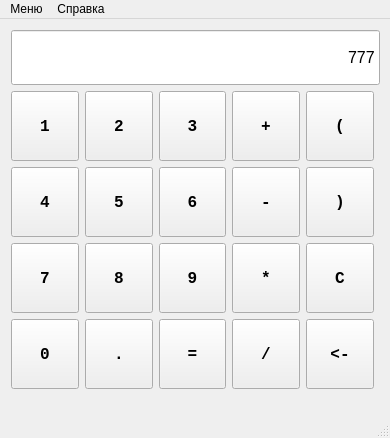
<?xml version="1.0" encoding="UTF-8"?>
<ui version="4.0">
 <class>UberCalculator</class>
 <widget class="QMainWindow" name="UberCalculator">
  <property name="geometry">
   <rect>
    <x>0</x>
    <y>0</y>
    <width>390</width>
    <height>438</height>
   </rect>
  </property>
  <property name="minimumSize">
   <size>
    <width>381</width>
    <height>380</height>
   </size>
  </property>
  <property name="windowTitle">
   <string>UberCalculator</string>
  </property>
  <widget class="QWidget" name="centralWidget">
   <widget class="QWidget" name="mainPanel" native="true">
    <property name="geometry">
     <rect>
      <x>0</x>
      <y>0</y>
      <width>391</width>
      <height>381</height>
     </rect>
    </property>
    <property name="minimumSize">
     <size>
      <width>380</width>
      <height>281</height>
     </size>
    </property>
    <layout class="QGridLayout" name="mainWidget">
     <property name="sizeConstraint">
      <enum>QLayout::SetMinAndMaxSize</enum>
     </property>
     <item row="1" column="3">
      <widget class="QPushButton" name="pushButton_addition">
       <property name="sizePolicy">
        <sizepolicy hsizetype="Minimum" vsizetype="Minimum">
         <horstretch>35</horstretch>
         <verstretch>55</verstretch>
        </sizepolicy>
       </property>
       <property name="minimumSize">
        <size>
         <width>35</width>
         <height>55</height>
        </size>
       </property>
       <property name="baseSize">
        <size>
         <width>35</width>
         <height>55</height>
        </size>
       </property>
       <property name="font">
        <font>
         <family>Courier New</family>
         <pointsize>12</pointsize>
         <weight>75</weight>
         <italic>false</italic>
         <bold>true</bold>
         <underline>false</underline>
         <strikeout>false</strikeout>
        </font>
       </property>
       <property name="text">
        <string>+</string>
       </property>
       <property name="autoDefault">
        <bool>false</bool>
       </property>
       <property name="default">
        <bool>false</bool>
       </property>
       <property name="flat">
        <bool>false</bool>
       </property>
      </widget>
     </item>
     <item row="3" column="3">
      <widget class="QPushButton" name="pushButton_multiplication">
       <property name="sizePolicy">
        <sizepolicy hsizetype="Minimum" vsizetype="Minimum">
         <horstretch>35</horstretch>
         <verstretch>55</verstretch>
        </sizepolicy>
       </property>
       <property name="minimumSize">
        <size>
         <width>35</width>
         <height>55</height>
        </size>
       </property>
       <property name="baseSize">
        <size>
         <width>35</width>
         <height>55</height>
        </size>
       </property>
       <property name="font">
        <font>
         <family>Courier New</family>
         <pointsize>12</pointsize>
         <weight>75</weight>
         <italic>false</italic>
         <bold>true</bold>
         <underline>false</underline>
         <strikeout>false</strikeout>
        </font>
       </property>
       <property name="text">
        <string>*</string>
       </property>
       <property name="autoDefault">
        <bool>false</bool>
       </property>
       <property name="default">
        <bool>false</bool>
       </property>
       <property name="flat">
        <bool>false</bool>
       </property>
      </widget>
     </item>
     <item row="4" column="3">
      <widget class="QPushButton" name="pushButton_division">
       <property name="sizePolicy">
        <sizepolicy hsizetype="Minimum" vsizetype="Minimum">
         <horstretch>35</horstretch>
         <verstretch>55</verstretch>
        </sizepolicy>
       </property>
       <property name="minimumSize">
        <size>
         <width>35</width>
         <height>55</height>
        </size>
       </property>
       <property name="baseSize">
        <size>
         <width>35</width>
         <height>55</height>
        </size>
       </property>
       <property name="font">
        <font>
         <family>Courier New</family>
         <pointsize>12</pointsize>
         <weight>75</weight>
         <italic>false</italic>
         <bold>true</bold>
         <underline>false</underline>
         <strikeout>false</strikeout>
        </font>
       </property>
       <property name="text">
        <string>/</string>
       </property>
       <property name="autoDefault">
        <bool>false</bool>
       </property>
       <property name="default">
        <bool>false</bool>
       </property>
       <property name="flat">
        <bool>false</bool>
       </property>
      </widget>
     </item>
     <item row="4" column="2">
      <widget class="QPushButton" name="pushButton_result">
       <property name="sizePolicy">
        <sizepolicy hsizetype="Minimum" vsizetype="Minimum">
         <horstretch>35</horstretch>
         <verstretch>55</verstretch>
        </sizepolicy>
       </property>
       <property name="minimumSize">
        <size>
         <width>35</width>
         <height>55</height>
        </size>
       </property>
       <property name="baseSize">
        <size>
         <width>35</width>
         <height>55</height>
        </size>
       </property>
       <property name="font">
        <font>
         <family>Courier New</family>
         <pointsize>12</pointsize>
         <weight>75</weight>
         <italic>false</italic>
         <bold>true</bold>
         <underline>false</underline>
         <strikeout>false</strikeout>
        </font>
       </property>
       <property name="text">
        <string>=</string>
       </property>
       <property name="autoDefault">
        <bool>false</bool>
       </property>
       <property name="default">
        <bool>false</bool>
       </property>
       <property name="flat">
        <bool>false</bool>
       </property>
      </widget>
     </item>
     <item row="1" column="1">
      <widget class="QPushButton" name="pushButton_numeric2">
       <property name="sizePolicy">
        <sizepolicy hsizetype="Minimum" vsizetype="Minimum">
         <horstretch>35</horstretch>
         <verstretch>55</verstretch>
        </sizepolicy>
       </property>
       <property name="minimumSize">
        <size>
         <width>35</width>
         <height>55</height>
        </size>
       </property>
       <property name="baseSize">
        <size>
         <width>35</width>
         <height>55</height>
        </size>
       </property>
       <property name="font">
        <font>
         <family>Courier New</family>
         <pointsize>12</pointsize>
         <weight>75</weight>
         <italic>false</italic>
         <bold>true</bold>
         <underline>false</underline>
         <strikeout>false</strikeout>
        </font>
       </property>
       <property name="text">
        <string>2</string>
       </property>
       <property name="autoDefault">
        <bool>false</bool>
       </property>
       <property name="default">
        <bool>false</bool>
       </property>
       <property name="flat">
        <bool>false</bool>
       </property>
      </widget>
     </item>
     <item row="3" column="2">
      <widget class="QPushButton" name="pushButton_numeric9">
       <property name="sizePolicy">
        <sizepolicy hsizetype="Minimum" vsizetype="Minimum">
         <horstretch>35</horstretch>
         <verstretch>55</verstretch>
        </sizepolicy>
       </property>
       <property name="minimumSize">
        <size>
         <width>35</width>
         <height>55</height>
        </size>
       </property>
       <property name="baseSize">
        <size>
         <width>35</width>
         <height>55</height>
        </size>
       </property>
       <property name="font">
        <font>
         <family>Courier New</family>
         <pointsize>12</pointsize>
         <weight>75</weight>
         <italic>false</italic>
         <bold>true</bold>
         <underline>false</underline>
         <strikeout>false</strikeout>
        </font>
       </property>
       <property name="text">
        <string>9</string>
       </property>
       <property name="autoDefault">
        <bool>false</bool>
       </property>
       <property name="default">
        <bool>false</bool>
       </property>
       <property name="flat">
        <bool>false</bool>
       </property>
      </widget>
     </item>
     <item row="2" column="2">
      <widget class="QPushButton" name="pushButton_numeric6">
       <property name="sizePolicy">
        <sizepolicy hsizetype="Minimum" vsizetype="Minimum">
         <horstretch>35</horstretch>
         <verstretch>55</verstretch>
        </sizepolicy>
       </property>
       <property name="minimumSize">
        <size>
         <width>35</width>
         <height>55</height>
        </size>
       </property>
       <property name="baseSize">
        <size>
         <width>35</width>
         <height>55</height>
        </size>
       </property>
       <property name="font">
        <font>
         <family>Courier New</family>
         <pointsize>12</pointsize>
         <weight>75</weight>
         <italic>false</italic>
         <bold>true</bold>
         <underline>false</underline>
         <strikeout>false</strikeout>
        </font>
       </property>
       <property name="text">
        <string>6</string>
       </property>
       <property name="autoDefault">
        <bool>false</bool>
       </property>
       <property name="default">
        <bool>false</bool>
       </property>
       <property name="flat">
        <bool>false</bool>
       </property>
      </widget>
     </item>
     <item row="1" column="2">
      <widget class="QPushButton" name="pushButton_numeric3">
       <property name="sizePolicy">
        <sizepolicy hsizetype="Minimum" vsizetype="Minimum">
         <horstretch>35</horstretch>
         <verstretch>55</verstretch>
        </sizepolicy>
       </property>
       <property name="minimumSize">
        <size>
         <width>35</width>
         <height>55</height>
        </size>
       </property>
       <property name="baseSize">
        <size>
         <width>35</width>
         <height>55</height>
        </size>
       </property>
       <property name="font">
        <font>
         <family>Courier New</family>
         <pointsize>12</pointsize>
         <weight>75</weight>
         <italic>false</italic>
         <bold>true</bold>
         <underline>false</underline>
         <strikeout>false</strikeout>
        </font>
       </property>
       <property name="text">
        <string>3</string>
       </property>
       <property name="autoDefault">
        <bool>false</bool>
       </property>
       <property name="default">
        <bool>false</bool>
       </property>
       <property name="flat">
        <bool>false</bool>
       </property>
      </widget>
     </item>
     <item row="2" column="1">
      <widget class="QPushButton" name="pushButton_numeric5">
       <property name="sizePolicy">
        <sizepolicy hsizetype="Minimum" vsizetype="Minimum">
         <horstretch>35</horstretch>
         <verstretch>55</verstretch>
        </sizepolicy>
       </property>
       <property name="minimumSize">
        <size>
         <width>35</width>
         <height>55</height>
        </size>
       </property>
       <property name="baseSize">
        <size>
         <width>35</width>
         <height>55</height>
        </size>
       </property>
       <property name="font">
        <font>
         <family>Courier New</family>
         <pointsize>12</pointsize>
         <weight>75</weight>
         <italic>false</italic>
         <bold>true</bold>
         <underline>false</underline>
         <strikeout>false</strikeout>
        </font>
       </property>
       <property name="text">
        <string>5</string>
       </property>
       <property name="autoDefault">
        <bool>false</bool>
       </property>
       <property name="default">
        <bool>false</bool>
       </property>
       <property name="flat">
        <bool>false</bool>
       </property>
      </widget>
     </item>
     <item row="4" column="0">
      <widget class="QPushButton" name="pushButton_numeric0">
       <property name="sizePolicy">
        <sizepolicy hsizetype="Minimum" vsizetype="Minimum">
         <horstretch>35</horstretch>
         <verstretch>55</verstretch>
        </sizepolicy>
       </property>
       <property name="minimumSize">
        <size>
         <width>35</width>
         <height>55</height>
        </size>
       </property>
       <property name="baseSize">
        <size>
         <width>35</width>
         <height>55</height>
        </size>
       </property>
       <property name="font">
        <font>
         <family>Courier New</family>
         <pointsize>12</pointsize>
         <weight>75</weight>
         <italic>false</italic>
         <bold>true</bold>
         <underline>false</underline>
         <strikeout>false</strikeout>
        </font>
       </property>
       <property name="text">
        <string>0</string>
       </property>
       <property name="autoDefault">
        <bool>false</bool>
       </property>
       <property name="default">
        <bool>false</bool>
       </property>
       <property name="flat">
        <bool>false</bool>
       </property>
      </widget>
     </item>
     <item row="0" column="0" colspan="6">
      <widget class="QLineEdit" name="expressionPanel">
       <property name="sizePolicy">
        <sizepolicy hsizetype="Expanding" vsizetype="Minimum">
         <horstretch>0</horstretch>
         <verstretch>0</verstretch>
        </sizepolicy>
       </property>
       <property name="minimumSize">
        <size>
         <width>35</width>
         <height>55</height>
        </size>
       </property>
       <property name="font">
        <font>
         <pointsize>12</pointsize>
        </font>
       </property>
       <property name="text">
        <string>777</string>
       </property>
       <property name="alignment">
        <set>Qt::AlignRight|Qt::AlignTrailing|Qt::AlignVCenter</set>
       </property>
       <property name="dragEnabled">
        <bool>false</bool>
       </property>
       <property name="readOnly">
        <bool>true</bool>
       </property>
      </widget>
     </item>
     <item row="2" column="3">
      <widget class="QPushButton" name="pushButton_subtraction">
       <property name="sizePolicy">
        <sizepolicy hsizetype="Minimum" vsizetype="Minimum">
         <horstretch>35</horstretch>
         <verstretch>55</verstretch>
        </sizepolicy>
       </property>
       <property name="minimumSize">
        <size>
         <width>35</width>
         <height>55</height>
        </size>
       </property>
       <property name="baseSize">
        <size>
         <width>35</width>
         <height>55</height>
        </size>
       </property>
       <property name="font">
        <font>
         <family>Courier New</family>
         <pointsize>12</pointsize>
         <weight>75</weight>
         <italic>false</italic>
         <bold>true</bold>
         <underline>false</underline>
         <strikeout>false</strikeout>
        </font>
       </property>
       <property name="text">
        <string>-</string>
       </property>
       <property name="autoDefault">
        <bool>false</bool>
       </property>
       <property name="default">
        <bool>false</bool>
       </property>
       <property name="flat">
        <bool>false</bool>
       </property>
      </widget>
     </item>
     <item row="2" column="0">
      <widget class="QPushButton" name="pushButton_numeric4">
       <property name="sizePolicy">
        <sizepolicy hsizetype="Minimum" vsizetype="Minimum">
         <horstretch>35</horstretch>
         <verstretch>55</verstretch>
        </sizepolicy>
       </property>
       <property name="minimumSize">
        <size>
         <width>35</width>
         <height>55</height>
        </size>
       </property>
       <property name="baseSize">
        <size>
         <width>35</width>
         <height>55</height>
        </size>
       </property>
       <property name="font">
        <font>
         <family>Courier New</family>
         <pointsize>12</pointsize>
         <weight>75</weight>
         <italic>false</italic>
         <bold>true</bold>
         <underline>false</underline>
         <strikeout>false</strikeout>
        </font>
       </property>
       <property name="text">
        <string>4</string>
       </property>
       <property name="autoDefault">
        <bool>false</bool>
       </property>
       <property name="default">
        <bool>false</bool>
       </property>
       <property name="flat">
        <bool>false</bool>
       </property>
      </widget>
     </item>
     <item row="1" column="0">
      <widget class="QPushButton" name="pushButton_numeric1">
       <property name="sizePolicy">
        <sizepolicy hsizetype="Minimum" vsizetype="Minimum">
         <horstretch>35</horstretch>
         <verstretch>55</verstretch>
        </sizepolicy>
       </property>
       <property name="minimumSize">
        <size>
         <width>35</width>
         <height>55</height>
        </size>
       </property>
       <property name="baseSize">
        <size>
         <width>35</width>
         <height>55</height>
        </size>
       </property>
       <property name="font">
        <font>
         <family>Courier New</family>
         <pointsize>12</pointsize>
         <weight>75</weight>
         <italic>false</italic>
         <bold>true</bold>
         <underline>false</underline>
         <strikeout>false</strikeout>
        </font>
       </property>
       <property name="text">
        <string>1</string>
       </property>
       <property name="autoDefault">
        <bool>false</bool>
       </property>
       <property name="default">
        <bool>false</bool>
       </property>
       <property name="flat">
        <bool>false</bool>
       </property>
      </widget>
     </item>
     <item row="4" column="1">
      <widget class="QPushButton" name="pushButton_dot">
       <property name="sizePolicy">
        <sizepolicy hsizetype="Minimum" vsizetype="Minimum">
         <horstretch>35</horstretch>
         <verstretch>55</verstretch>
        </sizepolicy>
       </property>
       <property name="minimumSize">
        <size>
         <width>35</width>
         <height>55</height>
        </size>
       </property>
       <property name="baseSize">
        <size>
         <width>35</width>
         <height>55</height>
        </size>
       </property>
       <property name="font">
        <font>
         <family>Courier New</family>
         <pointsize>12</pointsize>
         <weight>75</weight>
         <italic>false</italic>
         <bold>true</bold>
         <underline>false</underline>
         <strikeout>false</strikeout>
        </font>
       </property>
       <property name="text">
        <string>.</string>
       </property>
       <property name="autoDefault">
        <bool>false</bool>
       </property>
       <property name="default">
        <bool>false</bool>
       </property>
       <property name="flat">
        <bool>false</bool>
       </property>
      </widget>
     </item>
     <item row="3" column="1">
      <widget class="QPushButton" name="pushButton_numeric8">
       <property name="sizePolicy">
        <sizepolicy hsizetype="Minimum" vsizetype="Minimum">
         <horstretch>35</horstretch>
         <verstretch>55</verstretch>
        </sizepolicy>
       </property>
       <property name="minimumSize">
        <size>
         <width>35</width>
         <height>55</height>
        </size>
       </property>
       <property name="baseSize">
        <size>
         <width>35</width>
         <height>55</height>
        </size>
       </property>
       <property name="font">
        <font>
         <family>Courier New</family>
         <pointsize>12</pointsize>
         <weight>75</weight>
         <italic>false</italic>
         <bold>true</bold>
         <underline>false</underline>
         <strikeout>false</strikeout>
        </font>
       </property>
       <property name="text">
        <string>8</string>
       </property>
       <property name="autoDefault">
        <bool>false</bool>
       </property>
       <property name="default">
        <bool>false</bool>
       </property>
       <property name="flat">
        <bool>false</bool>
       </property>
      </widget>
     </item>
     <item row="3" column="0">
      <widget class="QPushButton" name="pushButton_numeric7">
       <property name="sizePolicy">
        <sizepolicy hsizetype="Minimum" vsizetype="Minimum">
         <horstretch>35</horstretch>
         <verstretch>55</verstretch>
        </sizepolicy>
       </property>
       <property name="minimumSize">
        <size>
         <width>35</width>
         <height>55</height>
        </size>
       </property>
       <property name="baseSize">
        <size>
         <width>35</width>
         <height>55</height>
        </size>
       </property>
       <property name="font">
        <font>
         <family>Courier New</family>
         <pointsize>12</pointsize>
         <weight>75</weight>
         <italic>false</italic>
         <bold>true</bold>
         <underline>false</underline>
         <strikeout>false</strikeout>
        </font>
       </property>
       <property name="text">
        <string>7</string>
       </property>
       <property name="autoDefault">
        <bool>false</bool>
       </property>
       <property name="default">
        <bool>false</bool>
       </property>
       <property name="flat">
        <bool>false</bool>
       </property>
      </widget>
     </item>
     <item row="2" column="4">
      <widget class="QPushButton" name="pushButton_closeBreak">
       <property name="sizePolicy">
        <sizepolicy hsizetype="Minimum" vsizetype="Minimum">
         <horstretch>35</horstretch>
         <verstretch>55</verstretch>
        </sizepolicy>
       </property>
       <property name="minimumSize">
        <size>
         <width>35</width>
         <height>55</height>
        </size>
       </property>
       <property name="baseSize">
        <size>
         <width>35</width>
         <height>55</height>
        </size>
       </property>
       <property name="font">
        <font>
         <family>Courier New</family>
         <pointsize>12</pointsize>
         <weight>75</weight>
         <italic>false</italic>
         <bold>true</bold>
         <underline>false</underline>
         <strikeout>false</strikeout>
        </font>
       </property>
       <property name="text">
        <string>)</string>
       </property>
       <property name="autoDefault">
        <bool>false</bool>
       </property>
       <property name="default">
        <bool>false</bool>
       </property>
       <property name="flat">
        <bool>false</bool>
       </property>
      </widget>
     </item>
     <item row="3" column="4">
      <widget class="QPushButton" name="pushButton_deleteAll">
       <property name="sizePolicy">
        <sizepolicy hsizetype="Minimum" vsizetype="Minimum">
         <horstretch>35</horstretch>
         <verstretch>55</verstretch>
        </sizepolicy>
       </property>
       <property name="minimumSize">
        <size>
         <width>35</width>
         <height>55</height>
        </size>
       </property>
       <property name="baseSize">
        <size>
         <width>35</width>
         <height>55</height>
        </size>
       </property>
       <property name="font">
        <font>
         <family>Courier New</family>
         <pointsize>12</pointsize>
         <weight>75</weight>
         <italic>false</italic>
         <bold>true</bold>
         <underline>false</underline>
         <strikeout>false</strikeout>
        </font>
       </property>
       <property name="text">
        <string>С</string>
       </property>
       <property name="autoDefault">
        <bool>false</bool>
       </property>
       <property name="default">
        <bool>false</bool>
       </property>
       <property name="flat">
        <bool>false</bool>
       </property>
      </widget>
     </item>
     <item row="4" column="4">
      <widget class="QPushButton" name="pushButton_deleteLast">
       <property name="sizePolicy">
        <sizepolicy hsizetype="Minimum" vsizetype="Minimum">
         <horstretch>35</horstretch>
         <verstretch>55</verstretch>
        </sizepolicy>
       </property>
       <property name="minimumSize">
        <size>
         <width>35</width>
         <height>55</height>
        </size>
       </property>
       <property name="baseSize">
        <size>
         <width>35</width>
         <height>55</height>
        </size>
       </property>
       <property name="font">
        <font>
         <family>Courier New</family>
         <pointsize>12</pointsize>
         <weight>75</weight>
         <italic>false</italic>
         <bold>true</bold>
         <underline>false</underline>
         <strikeout>false</strikeout>
        </font>
       </property>
       <property name="text">
        <string>&lt;-</string>
       </property>
       <property name="autoDefault">
        <bool>false</bool>
       </property>
       <property name="default">
        <bool>false</bool>
       </property>
       <property name="flat">
        <bool>false</bool>
       </property>
      </widget>
     </item>
     <item row="1" column="4">
      <widget class="QPushButton" name="pushButton_openBreak">
       <property name="sizePolicy">
        <sizepolicy hsizetype="Minimum" vsizetype="Minimum">
         <horstretch>35</horstretch>
         <verstretch>55</verstretch>
        </sizepolicy>
       </property>
       <property name="minimumSize">
        <size>
         <width>35</width>
         <height>55</height>
        </size>
       </property>
       <property name="baseSize">
        <size>
         <width>35</width>
         <height>55</height>
        </size>
       </property>
       <property name="font">
        <font>
         <family>Courier New</family>
         <pointsize>12</pointsize>
         <weight>75</weight>
         <italic>false</italic>
         <bold>true</bold>
         <underline>false</underline>
         <strikeout>false</strikeout>
        </font>
       </property>
       <property name="text">
        <string>(</string>
       </property>
       <property name="autoDefault">
        <bool>false</bool>
       </property>
       <property name="default">
        <bool>false</bool>
       </property>
       <property name="flat">
        <bool>false</bool>
       </property>
      </widget>
     </item>
    </layout>
   </widget>
  </widget>
  <widget class="QMenuBar" name="menuBar">
   <property name="geometry">
    <rect>
     <x>0</x>
     <y>0</y>
     <width>390</width>
     <height>26</height>
    </rect>
   </property>
   <widget class="QMenu" name="menu">
    <property name="title">
     <string>Меню</string>
    </property>
    <addaction name="exitButton"/>
   </widget>
   <widget class="QMenu" name="infoMenu">
    <property name="title">
     <string>Справка</string>
    </property>
    <addaction name="infoButton"/>
   </widget>
   <addaction name="menu"/>
   <addaction name="infoMenu"/>
  </widget>
  <widget class="QStatusBar" name="statusBar"/>
  <action name="exitButton">
   <property name="text">
    <string>Выход</string>
   </property>
  </action>
  <action name="infoButton">
   <property name="text">
    <string>О программе</string>
   </property>
  </action>
 </widget>
 <layoutdefault spacing="6" margin="11"/>
 <resources/>
 <connections/>
</ui>
